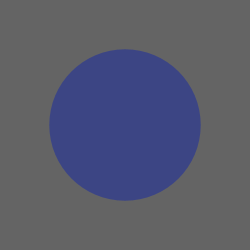
Frame 1 (no input)
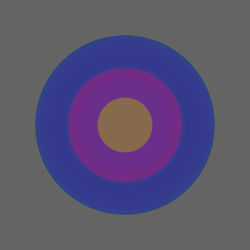
Frame 60 (the mouse pressed at the canvas centre just before this capture)
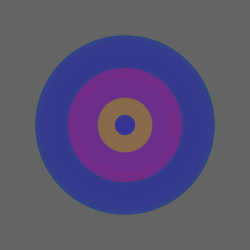
Frame 120 (the mouse held since frame 60 and released just before this capture)

The Processing sketch that drew these frames (run headless with seeded random() and noise(); from frame 60 on, the mouse is pressed at the canvas centre):

// Processing sketch: processing_122284
// ── processing_122284.pde

int counter;
int x,y;

void setup() {  //setup function called initially, only once
  size(250, 250);
  background(100);  //set background white
  colorMode(HSB);   //set colors to Hue, Saturation, Brightness mode
  counter = 0;
  x=width/2;
  y=height/2;
}

void draw() {  //draw function loops 
  counter++;
  noStroke();
  fill(random(255),200,155,150);
  
  if(mousePressed == true) { //add some interaction
    ellipse(mouseX, mouseY, 20, 20);
    x=mouseX;
    y=mouseY;
  }
  else {
    ellipse(x, y, 180*sin(counter), 180*sin(counter));
  }
}
